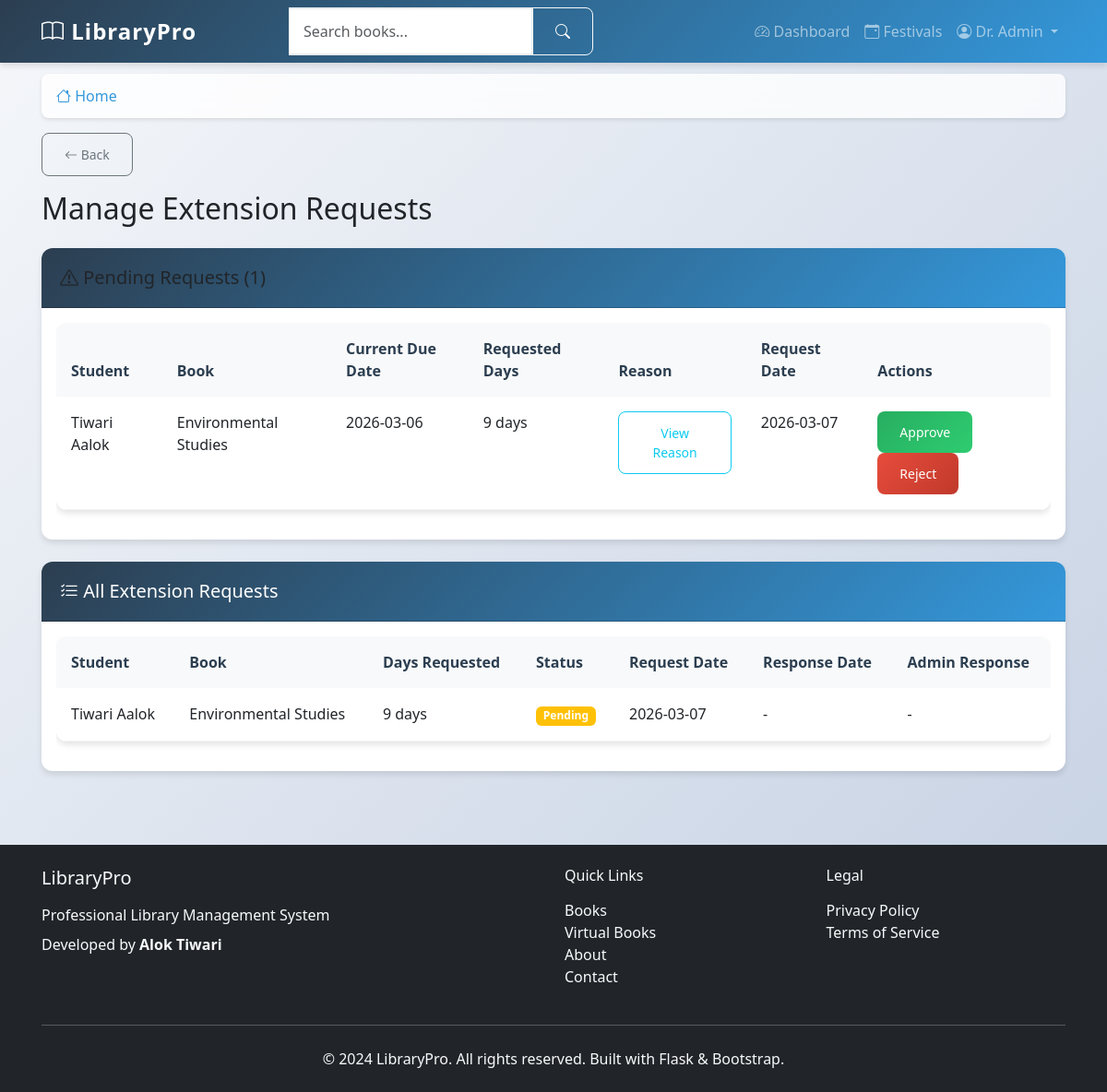
/manage-extensions (signed in), run on the app's committed database.
### app/models.py (models this page shows, shortened)
class User(UserMixin, db.Model):
    id = db.Column(db.Integer, primary_key=True)
    prn_number = db.Column(db.String(20), unique=True, nullable=False)
    username = db.Column(db.String(80), unique=True, nullable=False)
    email = db.Column(db.String(120), unique=True, nullable=False)
    name = db.Column(db.String(100), nullable=False)
    mother_name = db.Column(db.String(100), nullable=False)
    dob = db.Column(db.String(10), nullable=False)  # Format: DDMMYYYY
    phone = db.Column(db.String(15), nullable=True)
    address = db.Column(db.Text, nullable=True)
    password_hash = db.Column(db.String(255), nullable=False)
    role = db.Column(db.String(20), nullable=False, default='student')
    year = db.Column(db.String(10), nullable=True)  # 1st, 2nd, 3rd, 4th, 5th
    course = db.Column(db.String(50), nullable=True)  # BSC IT, BSC CS, etc.
    total_books_borrowed = db.Column(db.Integer, default=0)
    total_extension_requests = db.Column(db.Integer, default=0)
    library_hours_this_month = db.Column(db.Float, default=0.0)
    library_hours_this_year = db.Column(db.Float, default=0.0)
    created_at = db.Column(db.DateTime, default=datetime.utcnow)
    updated_at = db.Column(db.DateTime, default=datetime.utcnow, onupdate=datetime.utcnow)
    loans = db.relationship('Loan', backref='borrower', lazy='dynamic')
    library_sessions = db.relationship('LibrarySession', backref='user', lazy='dynamic')

class ExtensionRequest(db.Model):
    id = db.Column(db.Integer, primary_key=True)
    loan_id = db.Column(db.Integer, db.ForeignKey('loan.id'), nullable=False)
    requested_days = db.Column(db.Integer, nullable=False)
    reason = db.Column(db.Text, nullable=False)
    status = db.Column(db.String(20), nullable=False, default='pending')  # pending, approved, rejected
    admin_response = db.Column(db.Text, nullable=True)
    request_date = db.Column(db.DateTime, nullable=False, default=datetime.utcnow)
    response_date = db.Column(db.DateTime, nullable=True)
    responded_by = db.Column(db.Integer, db.ForeignKey('user.id'), nullable=True)
    status_expires_at = db.Column(db.DateTime, nullable=True)
    loan = db.relationship('Loan', backref='extension_requests')
    admin = db.relationship('User', foreign_keys=[responded_by])

class Book(db.Model):
    id = db.Column(db.Integer, primary_key=True)
    title = db.Column(db.String(200), nullable=False)
    author = db.Column(db.String(100), nullable=False)
    category = db.Column(db.String(50), nullable=False, default='General')
    semester = db.Column(db.String(20), nullable=True)
    course = db.Column(db.String(50), nullable=True)
    isbn = db.Column(db.String(20), nullable=True)
    thumbnail = db.Column(db.String(500), nullable=True)
    copies_total = db.Column(db.Integer, nullable=False, default=1)
    copies_available = db.Column(db.Integer, nullable=False, default=1)
    is_new_book = db.Column(db.Boolean, nullable=False, default=True)
    new_book_expires = db.Column(db.DateTime, nullable=True)
    is_prebooking = db.Column(db.Boolean, nullable=False, default=False)
    prebooking_starts = db.Column(db.DateTime, nullable=True)
    prebooking_slots = db.Column(db.Integer, nullable=False, default=0)
    prebooking_taken = db.Column(db.Integer, nullable=False, default=0)
    is_virtual = db.Column(db.Boolean, nullable=False, default=False)
    pdf_file_path = db.Column(db.String(500), nullable=True)
    virtual_price = db.Column(db.Float, nullable=True, default=0.0)  # Free to read
    download_price = db.Column(db.Float, nullable=True, default=11.0)  # ₹11 to download
    created_at = db.Column(db.DateTime, default=datetime.utcnow)
    loans = db.relationship('Loan', backref='book', lazy='dynamic')

class Loan(db.Model):
    id = db.Column(db.Integer, primary_key=True)
    user_id = db.Column(db.Integer, db.ForeignKey('user.id'), nullable=False)
    book_id = db.Column(db.Integer, db.ForeignKey('book.id'), nullable=False)
    issue_date = db.Column(db.DateTime, nullable=False, default=datetime.utcnow)
    due_date = db.Column(db.DateTime, nullable=False)
    return_date = db.Column(db.DateTime, nullable=True)

### app/main/routes.py (the view)
@bp.route('/manage-extensions')
@login_required
def manage_extensions():
    if current_user.role != 'admin':
        flash('Access denied. Admin privileges required.', 'danger')
        return redirect(url_for('main.dashboard'))
    from app.models import ExtensionRequest
    pending_requests = ExtensionRequest.query.filter_by(status='pending').all()
    all_requests = ExtensionRequest.query.order_by(ExtensionRequest.request_date.desc()).all()
    return render_template('main/manage_extensions.html', title='Manage Extensions',
                         pending_requests=pending_requests, all_requests=all_requests)

### app/templates/main/manage_extensions.html (shortened to what this page needs)
{% extends "base.html" %}
{% block content %}
<div class="row">
    <div class="col-12">
        <h2 class="mb-4">Manage Extension Requests</h2>
    </div>
</div>
{% if pending_requests %}
<div class="card mb-4">
    <div class="card-header bg-warning text-dark">
        <h5 class="mb-0"><i class="bi bi-exclamation-triangle"></i> Pending Requests ({{ pending_requests|length }})</h5>
    </div>
    <div class="card-body">
        <div class="table-responsive">
            <table class="table">
                <thead>
                    <tr>
                        <th>Student</th>
                        <th>Book</th>
                        <th>Current Due Date</th>
                        <th>Requested Days</th>
                        <th>Reason</th>
                        <th>Request Date</th>
                        <th>Actions</th>
                    </tr>
                </thead>
                <tbody>
                    {% for req in pending_requests %}
                    <tr>
                        <td>{{ req.loan.borrower.name }}</td>
                        <td>{{ req.loan.book.title }}</td>
                        <td>{{ req.loan.due_date.strftime('%Y-%m-%d') }}</td>
                        <td>{{ req.requested_days }} days</td>
                        <td>
                            <button class="btn btn-sm btn-outline-info" data-bs-toggle="modal"
                                    data-bs-target="#reasonModal{{ req.id }}">
                                View Reason
                            </button>
                        </td>
                        <td>{{ req.request_date.strftime('%Y-%m-%d') }}</td>
                        <td>
                            <button class="btn btn-sm btn-success me-1" data-bs-toggle="modal"
                                    data-bs-target="#approveModal{{ req.id }}">
                                Approve
                            </button>
                            <button class="btn btn-sm btn-danger" data-bs-toggle="modal"
                                    data-bs-target="#rejectModal{{ req.id }}">
                                Reject
                            </button>
                        </td>
                    </tr>
                    {% endfor %}
                </tbody>
            </table>
        </div>
    </div>
</div>
{% endif %}
<div class="card">
    <div class="card-header">
        <h5 class="mb-0"><i class="bi bi-list-check"></i> All Extension Requests</h5>
    </div>
    <div class="card-body">
        {% if all_requests %}
        <div class="table-responsive">
            <table class="table">
                <thead>
                    <tr>
                        <th>Student</th>
                        <th>Book</th>
                        <th>Days Requested</th>
                        <th>Status</th>
                        <th>Request Date</th>
                        <th>Response Date</th>
                        <th>Admin Response</th>
                    </tr>
                </thead>
                <tbody>
                    {% for req in all_requests %}
                    <tr>
                        <td>{{ req.loan.borrower.name }}</td>
                        <td>{{ req.loan.book.title }}</td>
                        <td>{{ req.requested_days }} days</td>
                        <td>
                            {% if req.status == 'pending' %}
                                <span class="badge bg-warning">Pending</span>
                            {% elif req.status == 'approved' %}
                                <span class="badge bg-success">Approved</span>
                            {% else %}
                                <span class="badge bg-danger">Rejected</span>
                            {% endif %}
                        </td>
                        <td>{{ req.request_date.strftime('%Y-%m-%d') }}</td>
                        <td>
                            {% if req.response_date %}
                                {{ req.response_date.strftime('%Y-%m-%d') }}
                            {% else %}
                                -
                            {% endif %}
                        </td>
                        <td>
                            {% if req.admin_response %}
                                {{ req.admin_response[:50] }}{% if req.admin_response|length > 50 %}...{% endif %}
                            {% else %}
                                -
                            {% endif %}
                        </td>
                    </tr>
                    {% endfor %}
                </tbody>
            </table>
        </div>
        {% else %}
        <p class="text-muted">No extension requests found.</p>
        {% endif %}
    </div>
</div>
{% endblock %}

### app/templates/base.html (shortened to what this page needs)
<!DOCTYPE html>
<html lang="en">
<head>
    <link href="https://cdn.jsdelivr.net/npm/bootstrap@5.3.0/dist/css/bootstrap.min.css" rel="stylesheet">
    <link rel="stylesheet" href="https://cdn.jsdelivr.net/npm/bootstrap-icons@1.10.0/font/bootstrap-icons.css">
    <link rel="stylesheet" href="{{ url_for('static', filename='css/style.css') }}">
    <link rel="stylesheet" href="{{ url_for('static', filename='css/modern.css') }}">
</head>
<body>
    <nav class="navbar navbar-expand-lg navbar-dark bg-primary fixed-top">
        <div class="container">
            <a class="navbar-brand fw-bold" href="{{ url_for('main.index') }}">
                <i class="bi bi-book"></i> LibraryPro
            </a>
            <div class="collapse navbar-collapse" id="navbarNav">
                {% if current_user.is_authenticated %}
                <form class="d-flex mx-auto" method="GET" action="{{ url_for('main.search') }}">
                    <div class="input-group">
                        <input class="form-control" type="search" name="q" placeholder="Search books..."
                               value="{{ request.args.get('q', '') }}">
                        <button class="btn btn-outline-light" type="submit">
                            <i class="bi bi-search"></i>
                        </button>
                    </div>
                </form>
                <ul class="navbar-nav ms-auto">
                    <li class="nav-item">
                        <a class="nav-link" href="{{ url_for('main.dashboard') }}">
                            <i class="bi bi-speedometer2"></i> Dashboard
                        </a>
                    </li>
                    <li class="nav-item">
                        <a class="nav-link" href="{{ url_for('main.festivals') }}">
                            <i class="bi bi-calendar-event"></i> Festivals
                        </a>
                    </li>
                    <li class="nav-item dropdown">
                        <a class="nav-link dropdown-toggle" href="#" role="button" data-bs-toggle="dropdown">
                            <i class="bi bi-person-circle"></i> {{ current_user.name }}
                        </a>
                    </li>
                </ul>
                {% endif %}
            </div>
        </div>
    </nav>
    <main class="main-content">
        <div class="container">
            {% if current_user.is_authenticated %}
            <nav aria-label="breadcrumb" class="mb-3">
                <ol class="breadcrumb">
                    <li class="breadcrumb-item">
                        <a href="{{ url_for('main.index') }}"><i class="bi bi-house"></i> Home</a>
                    </li>
                </ol>
            </nav>
            {% endif %}
            {% if current_user.is_authenticated and request.endpoint not in ['main.index', 'main.dashboard', 'main.student_dashboard', 'main.admin_dashboard'] %}
            <div class="mb-3">
                <button onclick="goBack()" class="btn btn-outline-secondary btn-sm">
                    <i class="bi bi-arrow-left"></i> Back
                </button>
            </div>
            {% endif %}
            {% block content %}{% endblock %}
        </div>
    </main>
    <footer class="bg-dark text-light py-4 mt-5">
        <div class="container">
            <div class="row">
                <div class="col-md-6">
                    <h5 class="mb-3">LibraryPro</h5>
                    <p class="mb-2">Professional Library Management System</p>
                    <p class="mb-0">Developed by <strong>Alok Tiwari</strong></p>
                </div>
                <div class="col-md-3">
                    <h6 class="mb-3">Quick Links</h6>
                    <ul class="list-unstyled">
                        <li><a href="{{ url_for('main.books_categories') }}" class="text-light text-decoration-none">Books</a></li>
                    <li><a href="{{ url_for('main.virtual_books') }}" class="text-light text-decoration-none">Virtual Books</a></li>
                        <li><a href="{{ url_for('main.about') }}" class="text-light text-decoration-none">About</a></li>
                        <li><a href="{{ url_for('main.contact') }}" class="text-light text-decoration-none">Contact</a></li>
                    </ul>
                </div>
                <div class="col-md-3">
                    <h6 class="mb-3">Legal</h6>
                    <ul class="list-unstyled">
                        <li><a href="{{ url_for('main.privacy') }}" class="text-light text-decoration-none">Privacy Policy</a></li>
                        <li><a href="{{ url_for('main.terms') }}" class="text-light text-decoration-none">Terms of Service</a></li>
                    </ul>
                </div>
            </div>
            <hr class="my-4">
            <div class="text-center">
                <p class="mb-0">&copy; 2024 LibraryPro. All rights reserved. Built with Flask & Bootstrap.</p>
            </div>
        </div>
    </footer>
</body>
</html>

### data on the page
User: name "Dr. Admin"
ExtensionRequest: loan.borrower.name "Tiwari Aalok", loan.book "Environmental Studies", loan.due_date "2026-03-06", requested_days "9", request_date "2026-03-07", status "Pending"

### other printed values
{{ pending_requests|length }} "1"
